Frame 1 (no input): blank canvas, image omitted
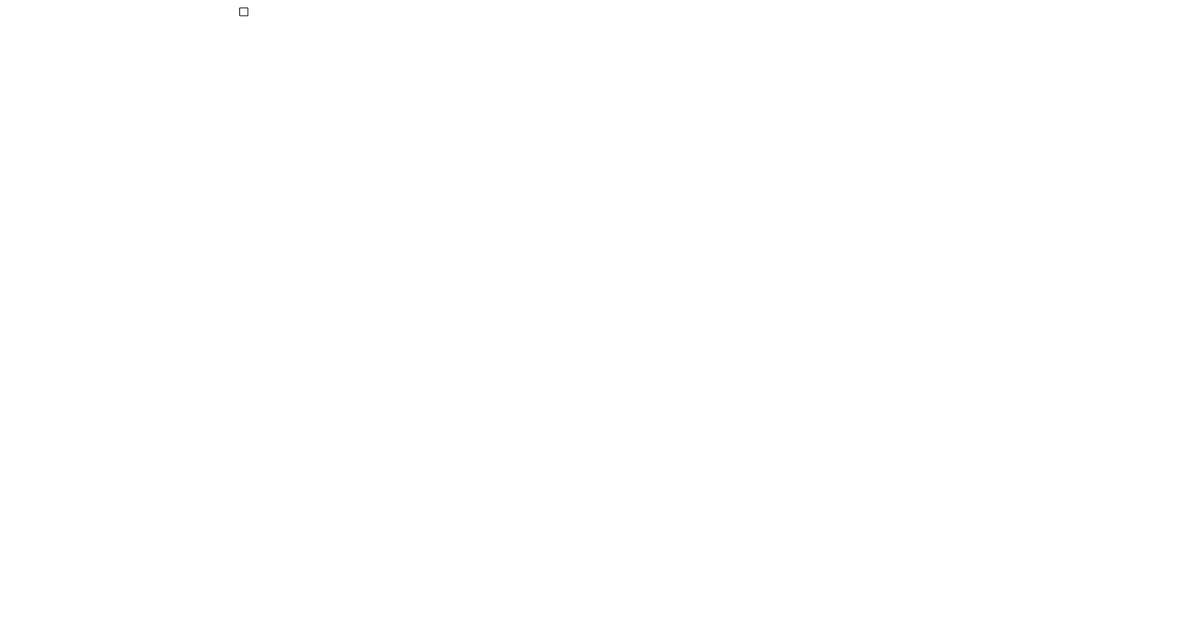
Frame 60 (no input)
Frame 120 (the mouse pressed at the canvas centre since frame 60): blank canvas, image omitted

The p5.js sketch that drew this single still picture (run headless with seeded random() and noise() and a simulated clock; from frame 60 on, the mouse is pressed at the canvas centre):

// p5.js sketch
// ── sketch.js
var x = 0;

function setup() {
  // put setup code here
  createCanvas(1525, 800);

}

function draw() {
  // put drawing code here
  background('white');

  push();
  translate(x, 0);
  rect(10, 10, 10, 10);
  pop();

  x = x + 5
  if (x > width) {
    x = -800;
  }



}
